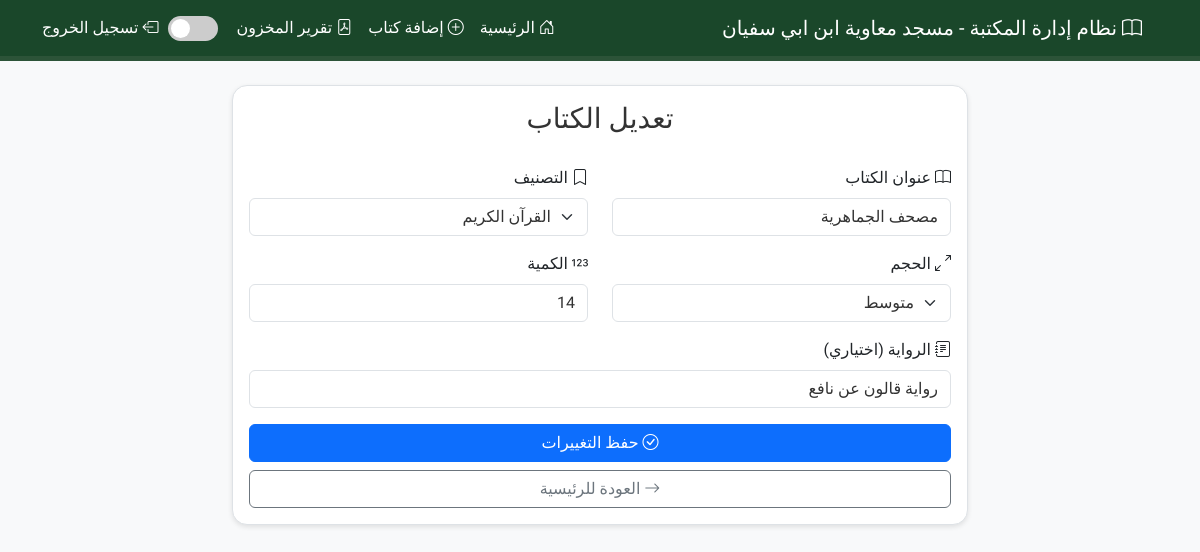
/edit_book/1 (signed in), run on the app's committed database.
### app.py (models this page shows)
class Book(db.Model):
    id = db.Column(db.Integer, primary_key=True)
    title = db.Column(db.String(200), nullable=False)
    category = db.Column(db.String(50), nullable=False)
    quantity = db.Column(db.Integer, nullable=False)
    size = db.Column(db.String(20), nullable=False)
    riwaya = db.Column(db.String(100))
    date_added = db.Column(db.DateTime, default=datetime.utcnow)

### app.py (the view, shortened to what this page needs)
@app.route('/edit_book/<int:id>', methods=['GET', 'POST'])
@login_required
def edit_book(id):
    book = Book.query.get_or_404(id)
    return render_template('edit_book.html', book=book)

### app.py (called while the page is built)
@login_manager.user_loader
def load_user(user_id):
    return User.query.get(int(user_id))

### templates/edit_book.html (shortened to what this page needs)
{% extends "base.html" %}
{% block content %}
<div class="row justify-content-center mt-4">
    <div class="col-md-8">
        <div class="card">
            <div class="card-body">
                <h3 class="page-title">تعديل الكتاب</h3>
                <form method="POST">
                    <div class="row">
                        <div class="col-md-6">
                            <div class="form-group mb-3">
                                <label for="title" class="form-label">
                                    <i class="bi bi-book"></i>
                                    عنوان الكتاب
                                </label>
                                <input type="text" class="form-control" id="title" name="title" value="{{ book.title }}" required>
                            </div>
                        </div>
                        <div class="col-md-6">
                            <div class="form-group mb-3">
                                <label for="category" class="form-label">
                                    <i class="bi bi-bookmark"></i>
                                    التصنيف
                                </label>
                                <select class="form-select" id="category" name="category" required>
                                    <option value="القرآن الكريم" {% if book.category == 'القرآن الكريم' %}selected{% endif %}>القرآن الكريم</option>
                                </select>
                            </div>
                        </div>
                    </div>
                    <div class="row">
                        <div class="col-md-6">
                            <div class="form-group mb-3">
                                <label for="size" class="form-label">
                                    <i class="bi bi-arrows-angle-expand"></i>
                                    الحجم
                                </label>
                                <select class="form-select" id="size" name="size" required>
                                    <option value="متوسط" {% if book.size == 'متوسط' %}selected{% endif %}>متوسط</option>
                                </select>
                            </div>
                        </div>
                        <div class="col-md-6">
                            <div class="form-group mb-3">
                                <label for="quantity" class="form-label">
                                    <i class="bi bi-123"></i>
                                    الكمية
                                </label>
                                <input type="number" class="form-control" id="quantity" name="quantity" value="{{ book.quantity }}" min="1" required>
                            </div>
                        </div>
                    </div>
                    <div class="form-group mb-3">
                        <label for="riwaya" class="form-label">
                            <i class="bi bi-journal-text"></i>
                            الرواية (اختياري)
                        </label>
                        <input type="text" class="form-control" id="riwaya" name="riwaya" value="{{ book.riwaya }}">
                    </div>
                    <div class="d-grid gap-2">
                        <button type="submit" class="btn btn-primary">
                            <i class="bi bi-check-circle"></i>
                            حفظ التغييرات
                        </button>
                        <a href="{{ url_for('index') }}" class="btn btn-outline-secondary">
                            <i class="bi bi-arrow-right"></i>
                            العودة للرئيسية
                        </a>
                    </div>
                </form>
            </div>
        </div>
    </div>
</div>
{% endblock %}

### templates/base.html (style rules this page uses)
:root { --primary-color: #1a472a; --secondary-color: #2c5338; --text-color: #333; --bg-color: #f8f9fa; --card-bg: #fff; --border-color: #dee2e6; --input-bg: #fff; --input-text: #333; }
body { font-family: 'Amiri', serif; background-color: var(--bg-color); color: var(--text-color); transition: all 0.3s ease; }
.card { background-color: var(--card-bg); border-radius: 15px; box-shadow: 0 2px 5px rgba(0,0,0,0.1); border: 1px solid var(--border-color); }
.form-control, .form-select { background-color: var(--input-bg); border: 1px solid var(--border-color); color: var(--input-text); }
.page-title { text-align: center; margin-bottom: 30px; color: var(--text-color); }

### data on the page
Book: title "مصحف الجماهرية", size "متوسط", quantity "14", riwaya "رواية قالون عن نافع"
